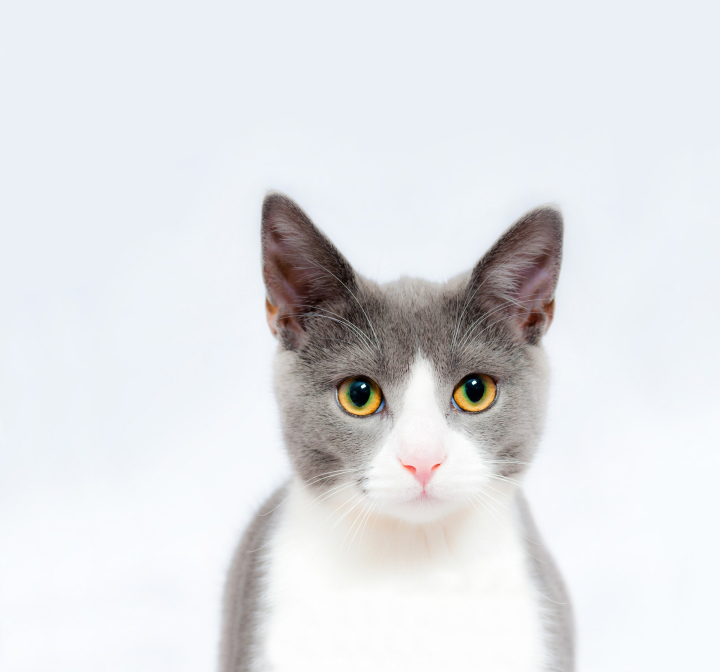
#> input picture example_images/cat.jpg, 2160 x 2016 px (shown at 1/3 size)
$ jupyter execute '1.基本操作.ipynb'
#> lines starting #> are read from the running program, lines starting #| are printed output that depends on the picture
# 1.图像读取和保存

[cell 1]
import cv2

# 读取的格式为BGR
img = cv2.imread('../example_images/cat.jpg') # ndarray (h,w,c)
#> img is the input picture: shape (2016, 2160, 3); mean B, G, R 229.9, 227, 225.5

# 以灰度方式读取图像
img2 = cv2.imread('../example_images/cat.jpg', cv2.IMREAD_GRAYSCALE)
#> img2: shape (2016, 2160); min 0, max 255, mean 226.8

[cell 2]
# 图像的展示
cv2.imshow('image', img)
# 等待时间,毫秒级,0表示任意键终止
cv2.waitKey(0)
cv2.destroyAllWindows()

[cell 3]
# 图像的保存
cv2.imwrite('mycat.png', img)
#> Out = True

# 2.视频的读取

[cell 4]
# 读取视频
import cv2
vc = cv2.VideoCapture('../example_images/test.mp4')

[cell 5]
if vc.isOpened():
    open, frame = vc.read()
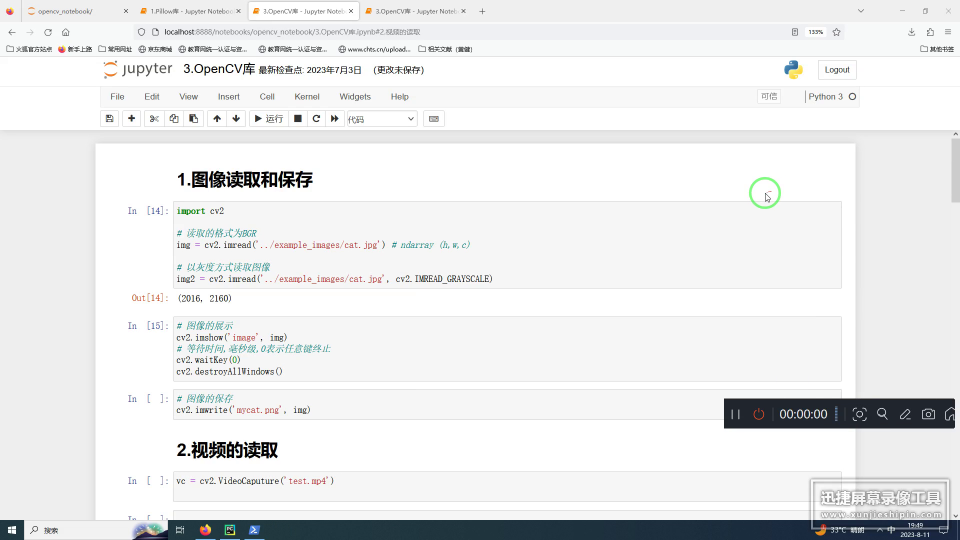
#> input picture frame 28 of example_images/test.mp4, 1920 x 1080 px (shown at 1/2 size)
#> frame is the input picture: shape (1080, 1920, 3); mean B, G, R 235, 234.5, 233.7
else:
    open = False

[cell 6]
# 逐帧读取图像
while True:
    net, frame = vc.read()
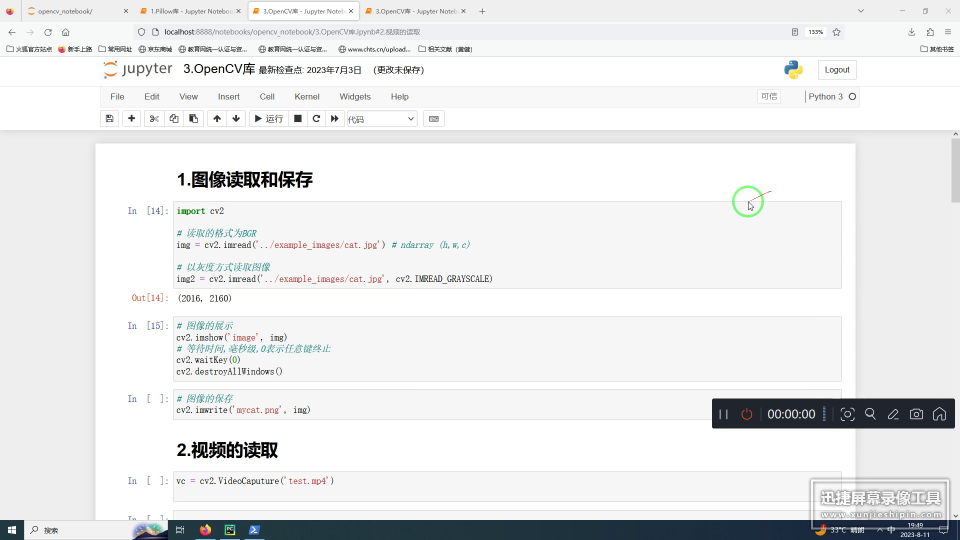
#> input picture frame 29 of example_images/test.mp4, 1920 x 1080 px (shown at 1/2 size)
#> frame is the input picture: shape (1080, 1920, 3); mean B, G, R 234.8, 234.4, 233.5
    if frame is None:
        break
    if net:
        gray = cv2.cvtColor(frame, cv2.COLOR_BGR2GRAY)
        cv2.imshow('gray', gray)
        cv2.waitKey(10)

vc.release()
cv2.destroyAllWindows()
